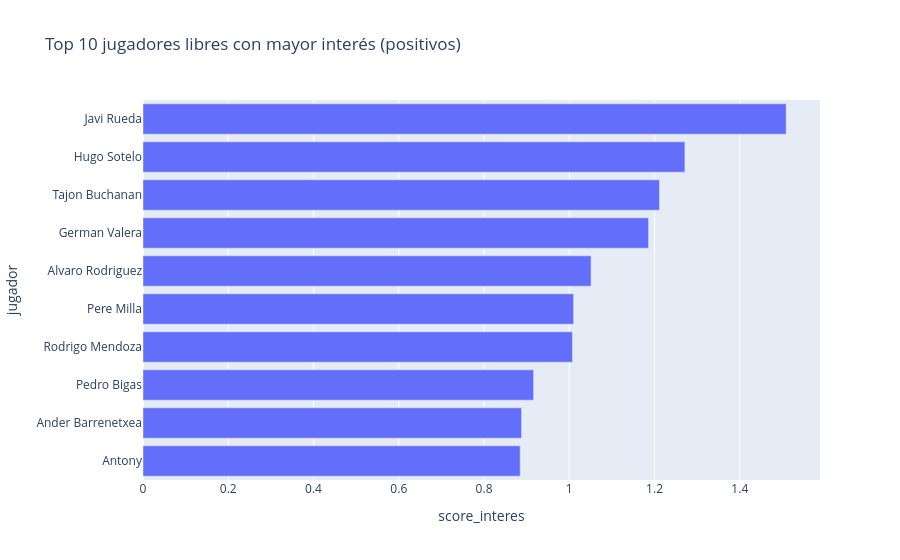
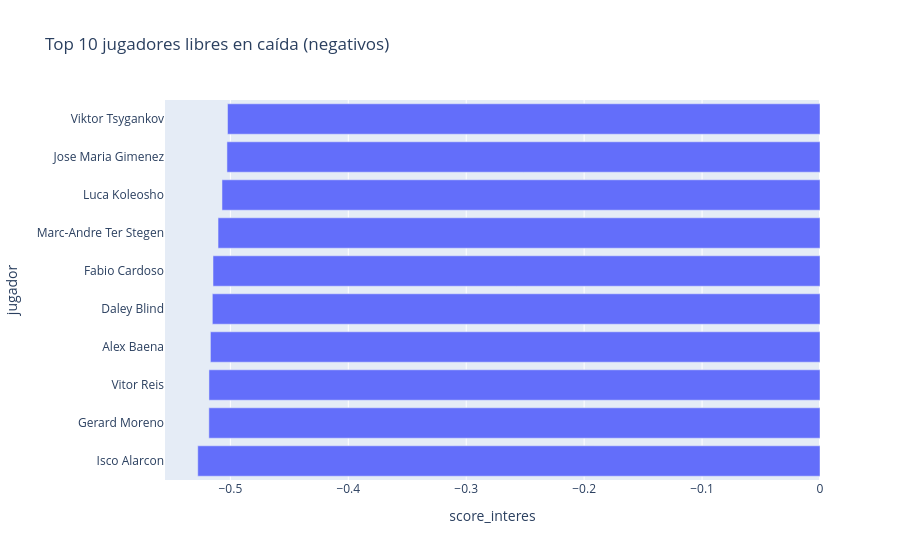

Notebook source saved alongside these figures, in order:
### Code cell
import numpy as np
import plotly.express as px

# --- métricas básicas ---
df_free["eficiencia"] = df_free["diferencia_valor"] / df_free["valor_actual"]
df_free["score_interes"] = df_free["eficiencia"] * np.log1p(df_free["valor_actual"])

# --- separar positivos y negativos ---
df_free_pos = df_free[df_free["diferencia_valor"] > 0].copy()
df_free_neg = df_free[df_free["diferencia_valor"] < 0].copy()

# --- top 10 mejores ---
df_top_pos = (
    df_free_pos.sort_values("score_interes", ascending=False)
    .head(10)
)

# --- top 10 peores ---
df_top_neg = (
    df_free_neg.sort_values("score_interes", ascending=True)  # más negativos arriba
    .head(10)
)

print("🔝 Mejores jugadores libres para fichar:")
print(df_top_pos[["jugador", "valor_actual", "diferencia_valor", "eficiencia", "score_interes"]])

print("\n🔻 Peores jugadores libres (bajando):")
print(df_top_neg[["jugador", "valor_actual", "diferencia_valor", "eficiencia", "score_interes"]])

# --- gráfico barras positivos ---
fig_pos = px.bar(
    df_top_pos,
    x="score_interes",
    y="jugador",
    orientation="h",
    hover_data=["valor_actual", "diferencia_valor", "eficiencia"],
    title="Top 10 jugadores libres con mayor interés (positivos)",
)
fig_pos.update_layout(yaxis=dict(categoryorder="total ascending"))
fig_pos.show()

# --- gráfico barras negativos ---
fig_neg = px.bar(
    df_top_neg,
    x="score_interes",
    y="jugador",
    orientation="h",
    hover_data=["valor_actual", "diferencia_valor", "eficiencia"],
    title="Top 10 jugadores libres en caída (negativos)",
)
fig_neg.update_layout(yaxis=dict(categoryorder="total ascending"))
fig_neg.show()

### Figure 1 — Plotly figure (JSON) as saved in the notebook; plotly's stock layout.template omitted (floating-point values rounded to 4 significant figures)
{"data": [{"alignmentgroup": "True", "customdata": [[2435502, 249867, 0.1026], [2870914, 245416, 0.08548], [14338053, 1054207, 0.07353], [5074644, 389787, 0.07681], [4739306, 324084, 0.06838], [5926714, 383900, 0.06477], [2412470, 165367, 0.06855], [4318250, 258997, 0.05998], [9039982, 501154, 0.05544], [72380113, 3538572, 0.04889]], "hovertemplate": "score_interes=%{x}<br>jugador=%{y}<br>valor_actual=%{customdata[0]}<br>diferencia_valor=%{customdata[1]}<br>eficiencia=%{customdata[2]}<extra></extra>", "legendgroup": "", "marker": {"color": "#636efa", "pattern": {"shape": ""}}, "name": "", "offsetgroup": "", "orientation": "h", "showlegend": false, "textposition": "auto", "type": "bar", "x": [1.509, 1.271, 1.212, 1.186, 1.051, 1.01, 1.007, 0.9164, 0.888, 0.8848], "xaxis": "x", "y": ["Javi Rueda", "Hugo Sotelo", "Tajon Buchanan", "German Valera", "Alvaro Rodriguez", "Pere Milla", "Rodrigo Mendoza", "Pedro Bigas", "Ander Barrenetxea", "Antony"], "yaxis": "y"}], "layout": {"barmode": "relative", "legend": {"tracegroupgap": 0}, "title": {"text": "Top 10 jugadores libres con mayor interés (positivos)"}, "xaxis": {"anchor": "y", "domain": [0, 1], "title": {"text": "score_interes"}}, "yaxis": {"anchor": "x", "categoryorder": "total ascending", "domain": [0, 1], "title": {"text": "jugador"}}}}

### Figure 2 — Plotly figure (JSON) as saved in the notebook; plotly's stock layout.template omitted (floating-point values rounded to 4 significant figures)
{"data": [{"alignmentgroup": "True", "customdata": [[40741893, -1226831, -0.03011], [11569958, -368664, -0.03186], [12776810, -404589, -0.03167], [53946766, -1566287, -0.02903], [7162464, -233817, -0.03264], [3868723, -131277, -0.03393], [5896134, -193051, -0.03274], [5665603, -184759, -0.03261], [4912845, -160355, -0.03264], [13316597, -407832, -0.03063]], "hovertemplate": "score_interes=%{x}<br>jugador=%{y}<br>valor_actual=%{customdata[0]}<br>diferencia_valor=%{customdata[1]}<br>eficiencia=%{customdata[2]}<extra></extra>", "legendgroup": "", "marker": {"color": "#636efa", "pattern": {"shape": ""}}, "name": "", "offsetgroup": "", "orientation": "h", "showlegend": false, "textposition": "auto", "type": "bar", "x": [-0.5277, -0.5182, -0.5182, -0.5169, -0.5153, -0.5147, -0.5104, -0.5071, -0.5029, -0.5024], "xaxis": "x", "y": ["Isco Alarcon", "Gerard Moreno", "Vitor Reis", "Alex Baena", "Daley Blind", "Fabio Cardoso", "Marc-Andre Ter Stegen", "Luca Koleosho", "Jose Maria Gimenez", "Viktor Tsygankov"], "yaxis": "y"}], "layout": {"barmode": "relative", "legend": {"tracegroupgap": 0}, "title": {"text": "Top 10 jugadores libres en caída (negativos)"}, "xaxis": {"anchor": "y", "domain": [0, 1], "title": {"text": "score_interes"}}, "yaxis": {"anchor": "x", "categoryorder": "total ascending", "domain": [0, 1], "title": {"text": "jugador"}}}}
